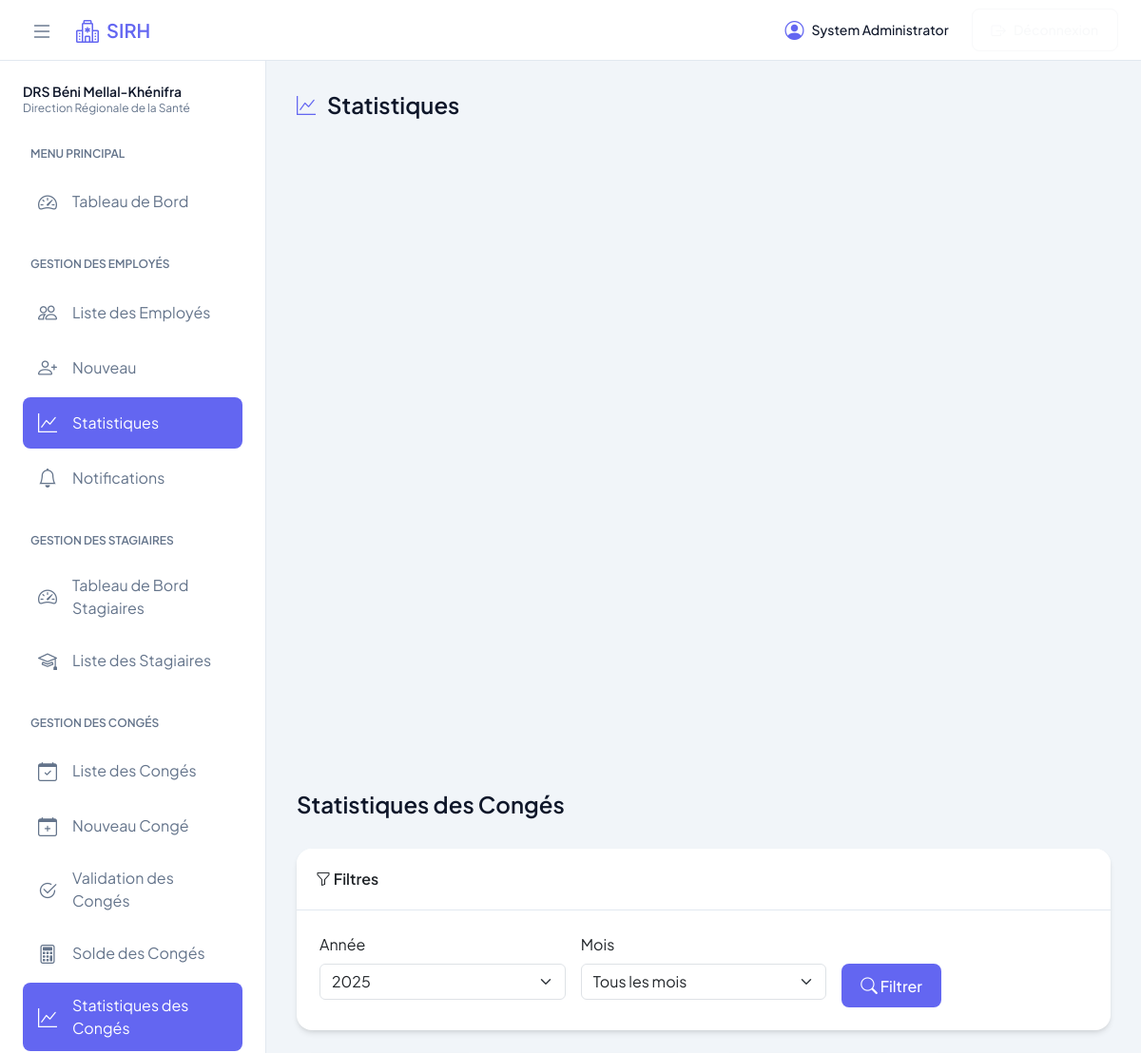
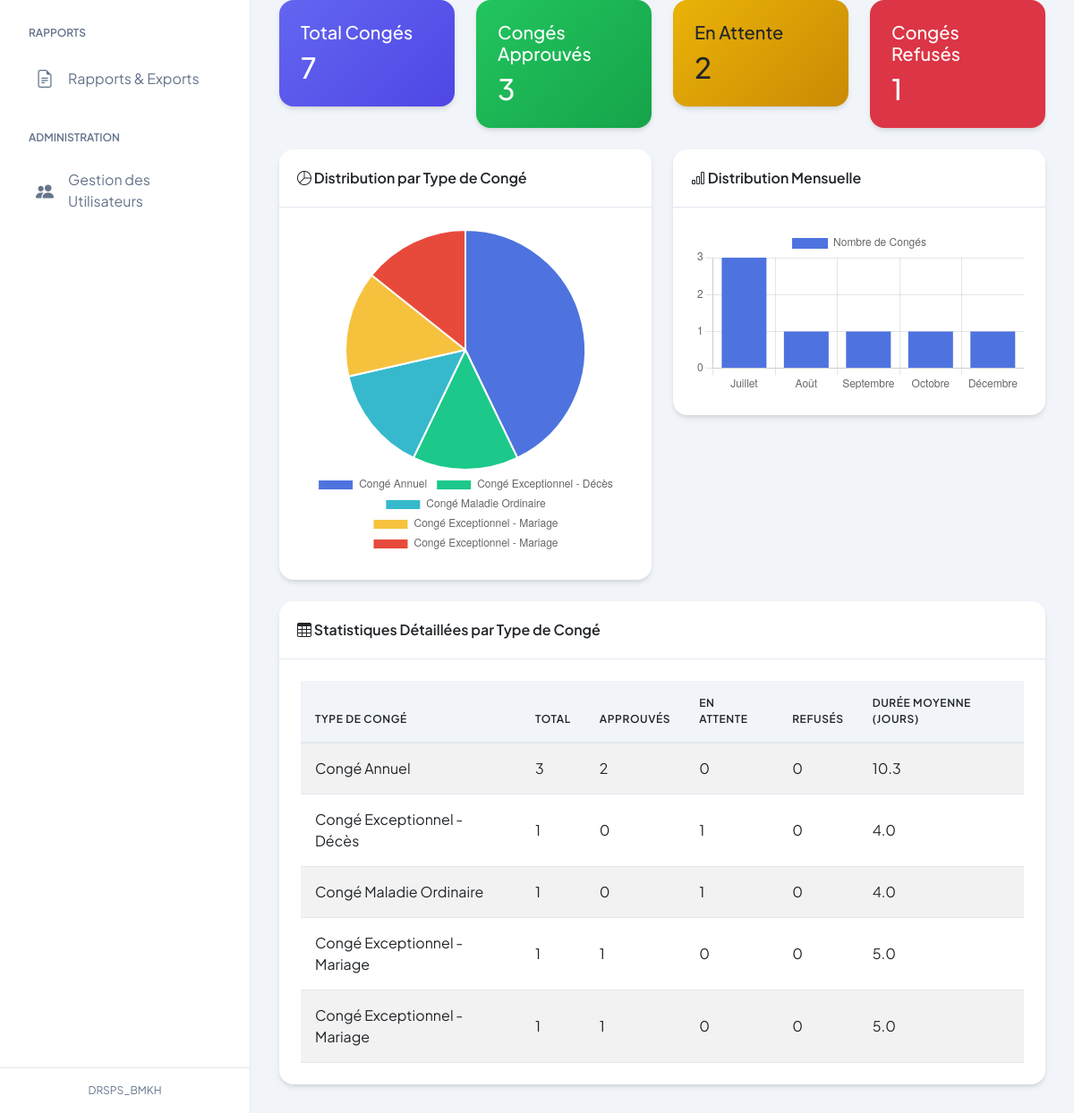
Page /index.php?controller=leave&action=statistics (signed in) on the committed database (2 pictures, top to bottom).
### tables this page shows
CREATE TABLE `leaves` (
  `leave_id` int(11) NOT NULL,
  `employee_id` int(11) NOT NULL,
  `type_id` int(11) NOT NULL,
  `start_date` date NOT NULL,
  `end_date` date NOT NULL,
  `duration` int(11) NOT NULL,
  `reason` text DEFAULT NULL,
  `status` enum('en_attente','approuve_n1','approuve_final','refuse','annule') DEFAULT 'en_attente',
  `document_path` varchar(255) DEFAULT NULL,
  `approved_by` int(11) DEFAULT NULL,
  `approved_at` datetime DEFAULT NULL,
  `created_at` timestamp NOT NULL DEFAULT current_timestamp()
);

CREATE TABLE `leave_types` (
  `type_id` int(11) NOT NULL,
  `name` varchar(100) NOT NULL,
  `description` text DEFAULT NULL,
  `default_days` int(11) DEFAULT NULL,
  `requires_approval` tinyint(1) DEFAULT 1,
  `requires_document` tinyint(1) DEFAULT 0,
  `created_at` timestamp NOT NULL DEFAULT current_timestamp()
);

### controllers/LeaveController.php (called while the page is built, shortened)
<?php
class LeaveController {
    private $leaveModel;
    public function __construct() {
        $this->leaveModel = new Leave();
    }
    public function statistics() {
        try {
            $year = $_GET['year'] ?? date('Y');
            $stats = [
                'total_leaves' => 0,
                'approved_leaves' => 0,
                'pending_leaves' => 0,
                'rejected_leaves' => 0,
                'by_type' => [],
                'monthly' => []
            ];
            $filters = ['year' => $year];
            $leaves = $this->leaveModel->getAll($filters);
            foreach ($leaves as $leave) {
                $stats['total_leaves']++;
                switch ($leave['status']) {
                    case 'approuve_final':
                        $stats['approved_leaves']++;
                        break;
                    case 'en_attente':
                        $stats['pending_leaves']++;
                        break;
                    case 'refuse':
                        $stats['rejected_leaves']++;
                        break;
                }
                if (!isset($stats['by_type'][$leave['type_id']])) {
                    $stats['by_type'][$leave['type_id']] = [
                        'name' => $leave['type_name'],
                        'total' => 0,
                        'approved' => 0,
                        'pending' => 0,
                        'rejected' => 0,
                        'total_duration' => 0
                    ];
                }
                $stats['by_type'][$leave['type_id']]['total']++;
                $stats['by_type'][$leave['type_id']]['total_duration'] += $leave['duration'];
                switch ($leave['status']) {
                    case 'approuve_final':
                        $stats['by_type'][$leave['type_id']]['approved']++;
                        break;
                    case 'en_attente':
                        $stats['by_type'][$leave['type_id']]['pending']++;
                        break;
                    case 'refuse':
                        $stats['by_type'][$leave['type_id']]['rejected']++;
                        break;
                }
            }
            $monthNames = [
                1 => 'Janvier', 2 => 'Février', 3 => 'Mars',
                4 => 'Avril', 5 => 'Mai', 6 => 'Juin',
                7 => 'Juillet', 8 => 'Août', 9 => 'Septembre',
                10 => 'Octobre', 11 => 'Novembre', 12 => 'Décembre'
            ];
            foreach ($leaves as $leave) {
                $leaveMonth = (int)date('n', strtotime($leave['start_date']));
                if (!isset($stats['monthly'][$monthNames[$leaveMonth]])) {
                    $stats['monthly'][$monthNames[$leaveMonth]] = 0;
                }
                $stats['monthly'][$monthNames[$leaveMonth]]++;
            }
            require 'views/leaves/statistics.php';
        } catch (Exception $e) {
            $_SESSION['error'] = "Erreur lors du chargement des statistiques: " . $e->getMessage();
            header('Location: index.php?controller=leave&action=index');
            exit;
        }
    }
}

### models/Leave.php (called while the page is built, shortened)
<?php
class Leave {
    private $db;
    public function __construct() {
        try {
            $this->db = new PDO(
                "mysql:host=localhost;dbname=sirh_bmkh;charset=utf8",
                "root",
                "",
                array(PDO::ATTR_ERRMODE => PDO::ERRMODE_EXCEPTION)
            );
        } catch (PDOException $e) {
            die("Erreur de connexion à la base de données: " . $e->getMessage());
        }
    }
    public function getAll($filters = []) {
        $sql = "SELECT l.*, e.nom, e.prenom, l.leave_id as id,
                t.name as type_name, t.description as type_description,
                a.nom as approver_nom, a.prenom as approver_prenom
                FROM leaves l
                LEFT JOIN leave_types t ON l.type_id = t.type_id
                JOIN employees e ON l.employee_id = e.employee_id
                LEFT JOIN employees a ON l.approved_by = a.employee_id
                WHERE 1=1";
        $params = [];
        $sql .= " ORDER BY l.created_at DESC";
        $stmt = $this->db->prepare($sql);
        $stmt->execute($params);
        return $stmt->fetchAll(PDO::FETCH_ASSOC);
    }
}

### views/leaves/statistics.php (the view, shortened to what this page needs)
<?php require_once 'views/layout.php'; ?>
<main class="app-main">
    <div class="page-header">
        <div class="page-title">
            <h1>Statistiques des Congés</h1>
        </div>
    </div>
    <div class="page-content">
        <div class="card mb-4">
            <div class="card-header">
                <i class="bi bi-funnel"></i>
                Filtres
            </div>
            <div class="card-body">
                <form method="GET" class="row g-3">
                    <div class="col-md-4">
                        <label for="year" class="form-label">Année</label>
                        <select name="year" id="year" class="form-select">
                            <?php
                            $currentYear = date('Y');
                            for ($y = $currentYear; $y >= $currentYear - 5; $y--):
                            ?>
                                <option value="<?= $y ?>" <?= isset($_GET['year']) && $_GET['year'] == $y ? 'selected' : '' ?>>
                                    <?= $y ?>
                                </option>
                            <?php endfor; ?>
                        </select>
                    </div>
                    <div class="col-md-4">
                        <label for="month" class="form-label">Mois</label>
                        <select name="month" id="month" class="form-select">
                            <option value="">Tous les mois</option>
                        </select>
                    </div>
                    <div class="col-md-4">
                        <label class="form-label">&nbsp;</label>
                        <button type="submit" class="btn btn-primary d-block">
                            <i class="bi bi-search"></i> Filtrer
                        </button>
                    </div>
                </form>
            </div>
        </div>
        <div class="row mb-4">
            <div class="col-md-3">
                <div class="card bg-primary text-white">
                    <div class="card-body">
                        <h5 class="card-title">Total Congés</h5>
                        <h2 class="mb-0"><?= $stats['total_leaves'] ?? 0 ?></h2>
                    </div>
                </div>
            </div>
            <div class="col-md-3">
                <div class="card bg-success text-white">
                    <div class="card-body">
                        <h5 class="card-title">Congés Approuvés</h5>
                        <h2 class="mb-0"><?= $stats['approved_leaves'] ?? 0 ?></h2>
                    </div>
                </div>
            </div>
            <div class="col-md-3">
                <div class="card bg-warning text-dark">
                    <div class="card-body">
                        <h5 class="card-title">En Attente</h5>
                        <h2 class="mb-0"><?= $stats['pending_leaves'] ?? 0 ?></h2>
                    </div>
                </div>
            </div>
            <div class="col-md-3">
                <div class="card bg-danger text-white">
                    <div class="card-body">
                        <h5 class="card-title">Congés Refusés</h5>
                        <h2 class="mb-0"><?= $stats['rejected_leaves'] ?? 0 ?></h2>
                    </div>
                </div>
            </div>
        </div>
        <div class="row">
            <div class="col-md-6 mb-4">
                <div class="card">
                    <div class="card-header">
                        <i class="bi bi-pie-chart"></i>
                        Distribution par Type de Congé
                    </div>
                    <div class="card-body">
                        <canvas id="leaveTypesChart"></canvas>
                    </div>
                </div>
            </div>
            <div class="col-md-6 mb-4">
                <div class="card">
                    <div class="card-header">
                        <i class="bi bi-bar-chart"></i>
                        Distribution Mensuelle
                    </div>
                    <div class="card-body">
                        <canvas id="monthlyChart"></canvas>
                    </div>
                </div>
            </div>
        </div>
        <div class="card">
            <div class="card-header">
                <i class="bi bi-table"></i>
                Statistiques Détaillées par Type de Congé
            </div>
            <div class="card-body">
                <div class="table-responsive">
                    <table class="table table-striped">
                        <thead>
                            <tr>
                                <th>Type de Congé</th>
                                <th>Total</th>
                                <th>Approuvés</th>
                                <th>En Attente</th>
                                <th>Refusés</th>
                                <th>Durée Moyenne (jours)</th>
                            </tr>
                        </thead>
                        <tbody>
                            <?php foreach ($stats['by_type'] ?? [] as $type): ?>
                            <tr>
                                <td><?= htmlspecialchars($type['name']) ?></td>
                                <td><?= $type['total'] ?></td>
                                <td><?= $type['approved'] ?></td>
                                <td><?= $type['pending'] ?></td>
                                <td><?= $type['rejected'] ?></td>
                                <td><?= number_format($type['avg_duration'], 1) ?></td>
                            </tr>
                            <?php endforeach; ?>
                        </tbody>
                    </table>
                </div>
            </div>
        </div>
    </div>
</main>
<script>
document.addEventListener('DOMContentLoaded', function() {
    // Graphique des types de congés
    new Chart(document.getElementById('leaveTypesChart').getContext('2d'), {
        type: 'pie',
        data: {
            labels: <?= json_encode(array_column($stats['by_type'] ?? [], 'name')) ?>,
            datasets: [{
                data: <?= json_encode(array_column($stats['by_type'] ?? [], 'total')) ?>,
                backgroundColor: [
                    '#4e73df', '#1cc88a', '#36b9cc', '#f6c23e', '#e74a3b',
                    '#858796', '#5a5c69', '#2e59d9', '#17a673', '#2c9faf'
                ]
            }]
        },
        options: {
            responsive: true,
            plugins: {
                legend: {
                    position: 'bottom'
                }
            }
        }
    });
    // Graphique de distribution mensuelle
    new Chart(document.getElementById('monthlyChart').getContext('2d'), {
        type: 'bar',
        data: {
            labels: <?= json_encode(array_keys($stats['monthly'] ?? [])) ?>,
            datasets: [{
                label: 'Nombre de Congés',
                data: <?= json_encode(array_values($stats['monthly'] ?? [])) ?>,
                backgroundColor: '#4e73df'
            }]
        },
        options: {
            responsive: true,
            scales: {
                y: {
                    beginAtZero: true,
                    ticks: {
                        stepSize: 1
                    }
                }
            }
        }
    });
});
</script>

### assets/css/style.css (style rules this page uses)
:root { --primary: #6366f1; --primary-dark: #4f46e5; --secondary: #64748b; --success: #22c55e; --warning: #eab308; --danger: #ef4444; --info: #3b82f6; --body-bg: #f1f5f9; --navbar-bg: #fff; --sidebar-bg: #fff; --card-bg: #fff; --text-primary: #0f172a; --text-secondary: #64748b; --text-muted: #94a3b8; --border-color: #e2e8f0; --navbar-height: 64px; --sidebar-width: 280px; --content-padding: 2rem; }
* { margin: 0; padding: 0; box-sizing: border-box; }
html { height: 100%; }
body { min-height: 100%; background: var(--body-bg); color: var(--text-primary); font-family: 'Plus Jakarta Sans', sans-serif; -webkit-font-smoothing: antialiased; }
.app-main { flex: 1; margin-left: var(--sidebar-width); padding: var(--content-padding); }
.page-header { margin-bottom: 2rem; display: flex; justify-content: space-between; align-items: center; }
.page-title h1 { font-size: 1.5rem; font-weight: 600; margin: 0; color: var(--text-primary); display: flex; align-items: center; gap: 0.75rem; }
.card { background: var(--card-bg); border: none; border-radius: 1rem; overflow: hidden; box-shadow: 0 4px 6px -1px rgba(0, 0, 0, 0.1), 0 2px 4px -1px rgba(0, 0, 0, 0.06); transition: transform 0.2s ease, box-shadow 0.2s ease; }
.card-header { padding: 1.25rem; border-bottom: 1px solid var(--border-color); background: var(--card-bg); font-weight: 600; }
.card-body { padding: 1.5rem; }
.card.bg-primary { background: linear-gradient(135deg, #6366f1 0%, #4f46e5 100%); }
.card.bg-success { background: linear-gradient(135deg, #22c55e 0%, #16a34a 100%); }
.card.bg-warning { background: linear-gradient(135deg, #eab308 0%, #ca8a04 100%); }
.btn { padding: 0.625rem 1.25rem; border-radius: 0.5rem; font-weight: 500; display: inline-flex; align-items: center; gap: 0.5rem; transition: all 0.2s; }
.btn i { font-size: 1.1em; }
.btn-primary { background: var(--primary); border: none; color: white; }
.table { width: 100%; margin-bottom: 0; color: var(--text-primary); border-collapse: separate; border-spacing: 0; }
.table th { font-weight: 600; text-transform: uppercase; font-size: 0.75rem; letter-spacing: 0.05em; padding: 1rem; border-bottom: 2px solid var(--border-color); background: var(--body-bg); position: relative; }
.table td { padding: 1rem; border-bottom: 1px solid var(--border-color); vertical-align: middle; transition: background-color 0.2s ease; }
.table tbody tr { transition: transform 0.2s ease, box-shadow 0.2s ease; }

### rows in the picture
leaves: type.name "Congé Exceptionnel - Décès", total "1", approved "0", pending "1", rejected "0", duration "4.0"
leaves: type.name "Congé Maladie Ordinaire", total "1", approved "0", pending "1", rejected "0", duration "4.0"
leaves: type.name "Congé Exceptionnel - Mariage", total "1", approved "1", pending "0", rejected "0", duration "5.0"

### other values in the picture
$_SESSION['user']['first_name'] . ' ' . $_SESSION['user']['last_name'] "System Administrator"
$title "Statistiques"
$stats['total_leaves'] "7"
$stats['approved_leaves'] "3"
$stats['pending_leaves'] "2"
$stats['rejected_leaves'] "1"
$type['name'] "Congé Annuel"
$type['total'] "3"
$type['approved'] "2"
$type['pending'] "0"
$type['rejected'] "0"
$type['avg_duration'] "10.3"
form field year "2025"
chart data {{ json_encode(array_column($stats['by_type'] ?? [], 'total')) }} [3,1,1,1,1]
chart data {{ json_encode(array_values($stats['monthly'] ?? [])) }} [3,1,1,1,1]
